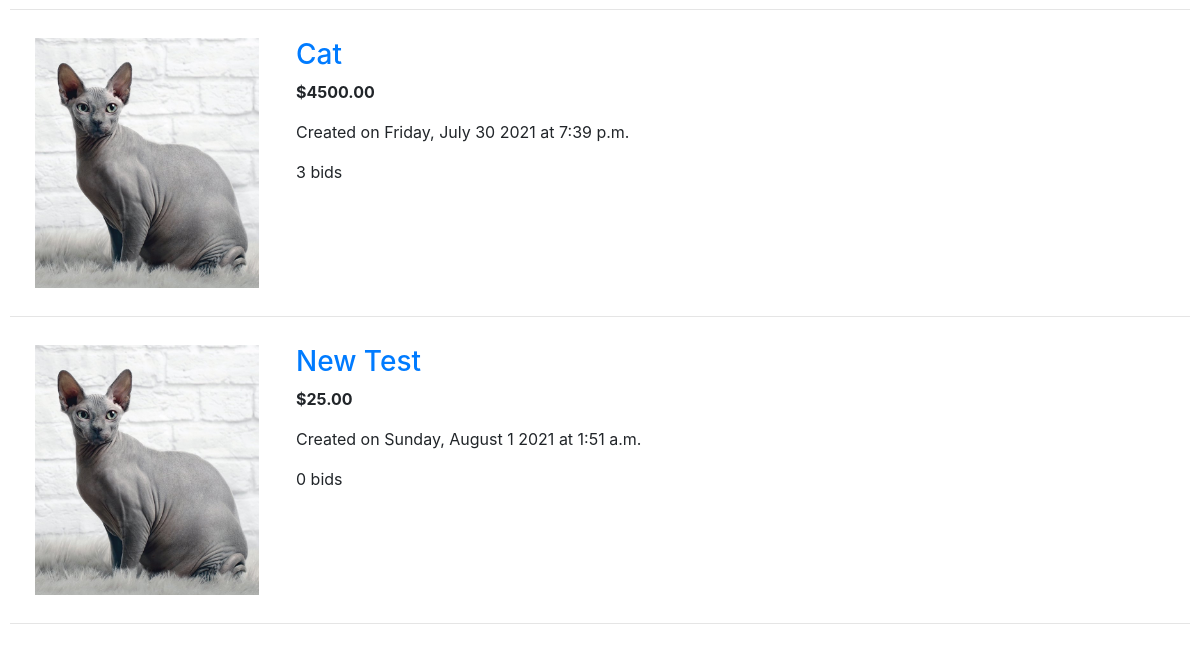
/ (lower part), run on an earlier commit of the app's database.
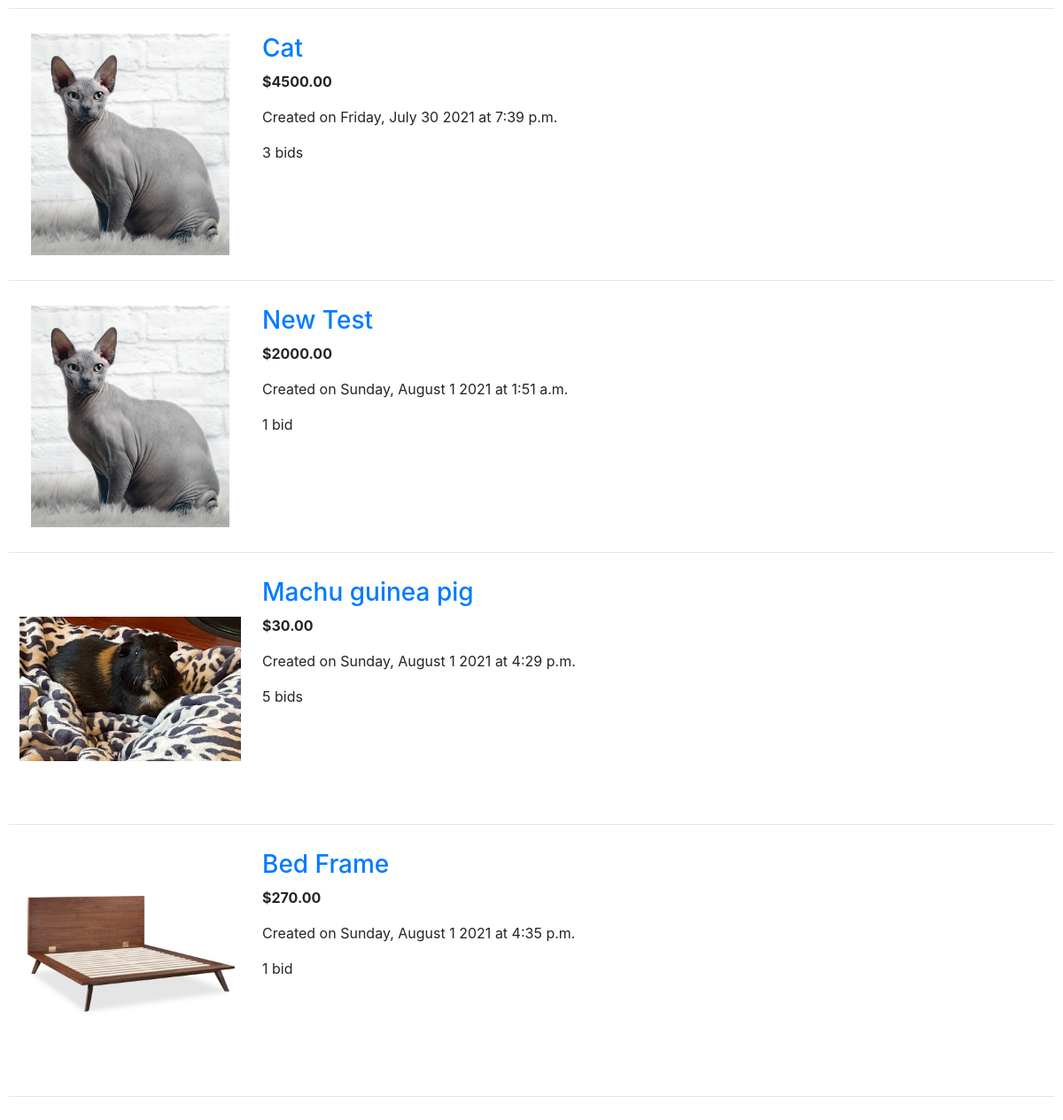
And on a later commit of the database.
### auctions/models.py (models this page shows, shortened)
class AuctionItem(models.Model):
    title = models.CharField(max_length=64)
    description = models.TextField()
    current_price = models.DecimalField(max_digits=8, decimal_places=2)
    item_image = models.ImageField(
        upload_to=get_image_path,
        blank=True,
        null=True
    )
    category = models.ForeignKey(
        Category,
        on_delete=models.SET_NULL,
        blank=True,
        null=True,
        related_name='auction_items'
    )
    creator = models.ForeignKey(
        User,
        on_delete=models.CASCADE,
        related_name='auctions_created'
    )
    is_active = models.BooleanField(default=True)
    winner = models.ForeignKey(
        User,
        on_delete=models.SET_NULL,
        blank=True,
        null=True,
        related_name='auctions_won'
    )
    creation_date = models.DateTimeField(auto_now_add=True)

### auctions/views.py (the view)
# urls.py: path("", views.index, name="index"),
def index(request):
    auction_items = AuctionItem.objects.all()
    return render(request, "auctions/auction_list_view.html", {
        'auction_list': auction_items,
        'title': "Active Listings"
    })

### auctions/templates/auctions/auction_list_view.html (shortened to what this page needs)
{% extends 'auctions/layout.html' %}
{% block body %}
{% for auction_item in auction_list %}
<div style="display: flex; flex-direction: row; justify-content: flex-start;">
    <div style="padding: 12px;">
        <img src="{{ auction_item.item_image.url }}" alt="Image Not Provided" width="250px" height="250px"
            style="object-fit: contain;">
    </div>
    <div style="padding: 12px;">
        <a href="{% url 'auction_view' auction_item.id %}">
            <h3>{{ auction_item.title }}</h3>
        </a>
        <p><strong>${{ auction_item.current_price }}</strong></p>
        <p>Created on {{ auction_item.creation_date|date:"l, F j Y" }} at {{ auction_item.creation_date|time }}</p>
        <p>{{ auction_item.bids.count }} bid{{ auction_item.bids.count|pluralize }}</p>
    </div>
</div>
<hr>
{% endfor %}
{% endblock %}

### auctions/templates/auctions/layout.html (shortened to what this page needs)
{% load static %}
<!DOCTYPE html>
<html lang="en">
<head>
    <link rel="stylesheet" href="https://stackpath.bootstrapcdn.com/bootstrap/4.4.1/css/bootstrap.min.css"
>
    <link href="{% static 'auctions/styles.css' %}" rel="stylesheet">
</head>
<body>
    {% block body %}
    {% endblock %}
</body>
</html>

### auctions/static/auctions/styles.css (style rules this page uses)
body { padding: 10px; }

What changed in the data, as far as the page shows it:
changed AuctionItem "New Test": current_price "25.00" → "2000.00"; bids.count "0" → "1"
added AuctionItem: item_image (picture), title "Machu guinea pig", current_price "30.00", creation_date "Sunday, August 1 2021", creation_date "4:29 p.m.", bids.count "5"
added AuctionItem: item_image (picture), title "Bed Frame", current_price "270.00", creation_date "Sunday, August 1 2021", creation_date "4:35 p.m.", bids.count "1"
